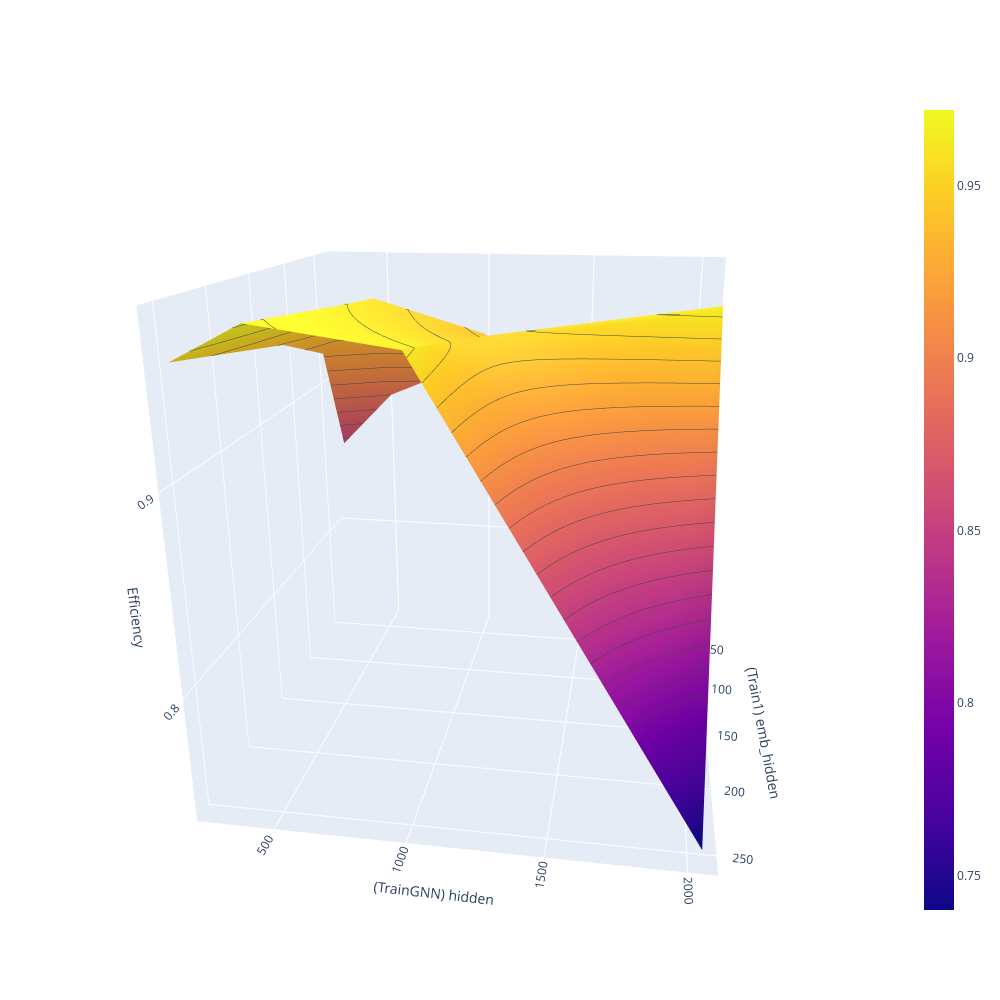

Notebook code cell kept with this figure:
### Code cell
import plotly.graph_objects as go

fig = go.Figure(go.Surface(
    contours = {
        "x": {"show": True, "start": 0, "end": 15, "size": 1, "color":"white"},
        "z": {"show": True, "start": 0.8, "end": 1.0, "size": 0.01}
    },
     x = [32, 64, 128, 256],
    y = [256, 512, 1024, 2048],
    z = [[0.856, 0.922, 0.939, 0.955],
        [0.89, 0.956, 0.961, 0.972],
        [0.918, 0.937, 0.945, 0.963],
        [0.888, 0.868, 0.965, 0.74]]))
fig.update_layout(
        scene = {
            "xaxis": {"title":"(Train1) emb_hidden"},
            "yaxis": {"title":"(TrainGNN) hidden"},
            "zaxis": {"title":"Efficiency"}
            #"zaxis": {"nticks": 3},
            #'camera_eye': {"x": 0, "y": -1, "z": 0.5},
            #"aspectratio": {"x": 1, "y": 1, "z": 0.2}
        },
        width=1000,
        height=1000)
fig.show()

### Figure 1 — Plotly figure (JSON) as saved in the notebook; plotly's stock layout.template omitted (floating-point values rounded to 4 significant figures)
{"data": [{"contours": {"x": {"color": "white", "end": 15, "show": true, "size": 1, "start": 0}, "z": {"end": 1, "show": true, "size": 0.01, "start": 0.8}}, "type": "surface", "x": [32, 64, 128, 256], "y": [256, 512, 1024, 2048], "z": [[0.856, 0.922, 0.939, 0.955], [0.89, 0.956, 0.961, 0.972], [0.918, 0.937, 0.945, 0.963], [0.888, 0.868, 0.965, 0.74]]}], "layout": {"height": 1000, "scene": {"aspectmode": "auto", "aspectratio": {"x": 1, "y": 1, "z": 1}, "camera": {"center": {"x": 0, "y": 0, "z": 0}, "eye": {"x": 2.015, "y": 0.3201, "z": 0.7248}, "projection": {"type": "perspective"}, "up": {"x": 0, "y": 0, "z": 1}}, "xaxis": {"title": {"text": "(Train1) emb_hidden"}, "type": "linear"}, "yaxis": {"title": {"text": "(TrainGNN) hidden"}, "type": "linear"}, "zaxis": {"title": {"text": "Efficiency"}, "type": "linear"}}, "width": 1000}}
